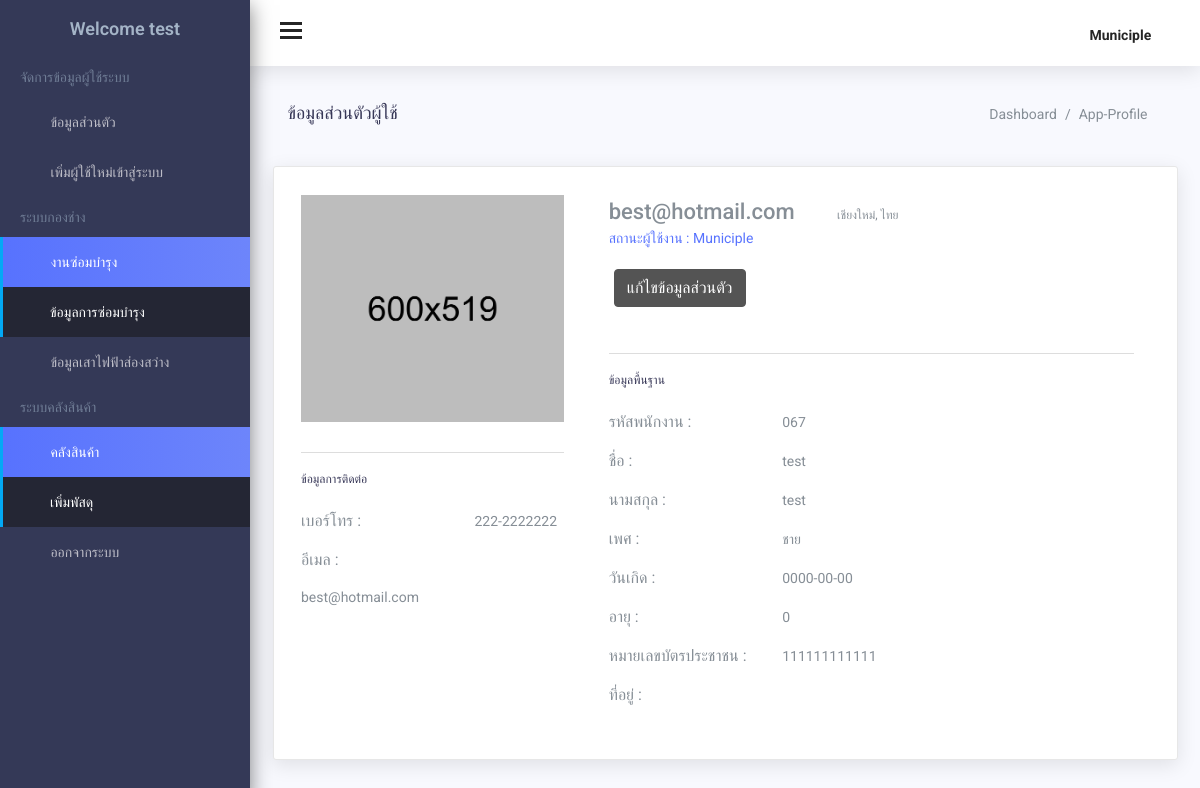
/municipal_profile.php (signed in), run on the app's committed database.
### tables this page shows
CREATE TABLE `member` (
  `member_id` int(3) UNSIGNED ZEROFILL NOT NULL,
  `member_email` varchar(25) NOT NULL,
  `Password` varchar(20) NOT NULL,
  `conPassword` varchar(20) NOT NULL,
  `member_fname` varchar(30) NOT NULL,
  `member_lname` varchar(30) NOT NULL,
  `member_gender` varchar(4) NOT NULL,
  `member_birthdate` date NOT NULL,
  `member_age` int(2) NOT NULL,
  `member_id_card` char(13) NOT NULL,
  `member_tel` char(11) NOT NULL,
  `member_typeid` int(1) NOT NULL,
  `member_pic` varchar(30) DEFAULT NULL,
  `Pid` int(5) NOT NULL,
  `Did` int(5) NOT NULL,
  `SDTid` int(6) NOT NULL
);

### www/municipal_profile.php (the view, shortened to what this page needs)
<?php
$strSQL = "SELECT * FROM member WHERE member_id = '" . $_SESSION['member_id'] . "' ";
$objQuery = mysql_query($strSQL);
$objResult = mysql_fetch_array($objQuery);
?>
<!DOCTYPE html>
<html lang="en">
<head>
    <link href="assets/css/lib/calendar2/pignose.calendar.min.css" rel="stylesheet">
    <link href="assets/css/lib/chartist/chartist.min.css" rel="stylesheet">
    <link href="assets/css/lib/font-awesome.min.css" rel="stylesheet">
    <link href="assets/css/lib/themify-icons.css" rel="stylesheet">
    <link href="assets/css/lib/owl.carousel.min.css" rel="stylesheet" />
    <link href="assets/css/lib/owl.theme.default.min.css" rel="stylesheet" />
    <link href="assets/css/lib/weather-icons.css" rel="stylesheet" />
    <link href="assets/css/lib/menubar/sidebar.css" rel="stylesheet">
    <link href="assets/css/lib/bootstrap.min.css" rel="stylesheet">
    <link href="assets/css/lib/helper.css" rel="stylesheet">
    <link href="assets/css/style.css" rel="stylesheet">
</head>
<body>
    <div class="sidebar sidebar-hide-to-small sidebar-shrink sidebar-gestures">
        <div class="nano">
            <div class="nano-content">
                <ul>
                    <div class="logo"><a href="profile.php">
                            <span><span>Welcome </span>
                                <?php echo $objResult["member_fname"]; ?>
                            </span></a>
                    </div>
                    <li class="label">จัดการข้อมูลผู้ใช้ระบบ</li>
                    <li><a href="profile.php"><i class="ti-user"></i> ข้อมูลส่วนตัว </a></li>
                    <li><a href="register2.php"><i class="ti-comments-smiley"></i> เพิ่มผู้ใช้ใหม่เข้าสู่ระบบ </a></li>
                    <li class="label">ระบบกองช่าง</li>
                    <li><a class="sidebar-sub-toggle"><i class="ti-bar-chart-alt"></i> งานซ่อมบำรุง <span class="sidebar-collapse-icon ti-angle-down"></span></a>
                        <ul>
                            <li><a href="   ">ข้อมูลการซ่อมบำรุง</a></li>
                        </ul>
                    </li>
                    <li><a href="app-event-calender.html"><i class="ti-calendar"></i> ข้อมูลเสาไฟฟ้าส่องสว่าง </a></li>
                    <li class="label">ระบบคลังสินค้า</li>
                    <li><a class="sidebar-sub-toggle"><i class="ti-bar-chart-alt"></i> คลังสินค้า <span class="sidebar-collapse-icon ti-angle-down"></span></a>
                        <ul>
                            <li><a href="   ">เพิ่มพัสดุ</a></li>
                        </ul>
                    <li><a href="logout.php"><i class="ti-close"></i> ออกจากระบบ</a></li>
                </ul>
            </div>
        </div>
    </div>
    <div class="header">
        <div class="container-fluid">
            <div class="row">
                <div class="col-lg-12">
                    <div class="float-left">
                        <div class="hamburger sidebar-toggle">
                            <span class="line"></span>
                            <span class="line"></span>
                            <span class="line"></span>
                        </div>
                    </div>
                    <div class="float-right">
                        <li class="header-icon dib">
                            <span class="user-avatar">
                                <?php
                                $member_typeid =  'Municiple';
                                echo  $member_typeid;
                                ?>
                                <i class="ti-angle-down f-s-10"></i>
                            </span>
                        </li>
                    </div>
                </div>
            </div>
        </div>
    </div>
    <div class="content-wrap">
        <div class="main">
            <div class="container-fluid">
                <div class="row">
                    <div class="col-lg-8 p-r-0 title-margin-right">
                        <div class="page-header">
                            <div class="page-title">
                                <h1>ข้อมูลส่วนตัวผู้ใช้
                                </h1>
                            </div>
                        </div>
                    </div>
                    <div class="col-lg-4 p-l-0 title-margin-left">
                        <div class="page-header">
                            <div class="page-title">
                                <ol class="breadcrumb">
                                    <li class="breadcrumb-item">
                                        <a href="#">Dashboard</a>
                                    </li>
                                    <li class="breadcrumb-item active">App-Profile</li>
                                </ol>
                            </div>
                        </div>
                    </div>
                </div>
                <section id="main-content">
                    <div class="row">
                        <div class="col-lg-12">
                            <div class="card">
                                <div class="card-body">
                                    <div class="user-profile">
                                        <div class="row">
                                            <div class="col-lg-4">
                                                <div class="user-photo m-b-30">
                                                    <img class="img-fluid" src="assets/images/user-profile.jpg" alt="" />
                                                </div>
                                                <ul class="nav nav-tabs" role="tablist">
                                                </ul>
                                                <div class="contact-information">
                                                    <div class="work-content">
                                                        <div class="basic-information">
                                                            <h4>ข้อมูลการติดต่อ</h4>
                                                            <div class="gender-content">
                                                                <span class="contact-title">เบอร์โทร :</span>
                                                                <?php echo $objResult["member_tel"]; ?>
                                                            </div>
                                                            <div class="email-content">
                                                                <span class="contact-title">อีเมล : </span>
                                                                <?php echo $objResult["member_email"]; ?>
                                                            </div>
                                                        </div>
                                                    </div>
                                                </div>
                                            </div>
                                            <div class="col-lg-8">
                                                <div class="user-profile-name"> <?php echo $objResult["member_email"]; ?> </div>
                                                <div class="user-Location">
                                                    <i class="ti-location-pin"></i> เชียงใหม่, ไทย</div>
                                                <div class="user-job-title"><span>สถานะผู้ใช้งาน : </span>
                                                    <?php
                                                    $member_typeid =  'Municiple';
                                                    echo  $member_typeid;
                                                    ?>
                                                </div>
                                                <div class="user-send-message">
                                                    <a href="edit_profile2.php">
                                                        <button class="btn btn-dark m-b-10 m-l-5" type="button"> แก้ไขข้อมูลส่วนตัว </button>
                                                    </a>
                                                </div>
                                                <div class="custom-tab user-profile-tab">
                                                    <ul class="nav nav-tabs" role="tablist">
                                                        <li role="presentation" class="active">
                                                            <a> </a>
                                                        </li>
                                                    </ul>
                                                    <div class="tab-content">
                                                        <div role="tabpanel" class="tab-pane active" id="1">
                                                            <div class="contact-information">
                                                                <h4>ข้อมูลพื้นฐาน</h4>
                                                                <div class="birthday-content">
                                                                    <span class="contact-title">รหัสพนักงาน : </span>
                                                                    <?php echo $objResult["member_id"]; ?>
                                                                </div>
                                                                <div class="birthday-content">
                                                                    <span class="contact-title">ชื่อ : </span>
                                                                    <?php echo $objResult["member_fname"]; ?>
                                                                </div>
                                                                <div class="gender-content">
                                                                    <span class="contact-title">นามสกุล :</span>
                                                                    <?php echo $objResult["member_lname"]; ?>
                                                                </div>
                                                                <div class="gender-content">
                                                                    <span class="contact-title">เพศ :</span>
                                                                    <?php echo $objResult["member_gender"]; ?>
                                                                </div>
                                                                <div class="gender-content">
                                                                    <span class="contact-title">วันเกิด :</span>
                                                                    <?php echo $objResult["member_birthdate"]; ?>
                                                                </div>
                                                                <div class="gender-content">
                                                                    <span class="contact-title">อายุ :</span>
                                                                    <?php echo $objResult["member_age"]; ?>
                                                                </div>
                                                                <div class="gender-content">
                                                                    <span class="contact-title">หมายเลขบัตรประชาชน :</span>
                                                                    <?php echo $objResult["member_id_card"]; ?>
                                                                </div>
                                                                <div class="gender-content">
                                                                    <span class="contact-title">ที่อยู่ :</span>
                                                                </div>
                                                            </div>
                                                        </div>
                                                    </div>
                                                </div>
                                            </div>
                                        </div>
                                    </div>
                                </div>
                            </div>
                        </div>
                    </div>
            </div>
</body>
</html>

### data on the page
member: member_fname "test", member_tel "222-2222222", member_email "best@hotmail.com", member_id "067", member_lname "test", member_gender "ชาย", member_birthdate "0000-00-00", member_age "0", member_id_card "111111111111"

### other printed values
$member_typeid "Municiple"
